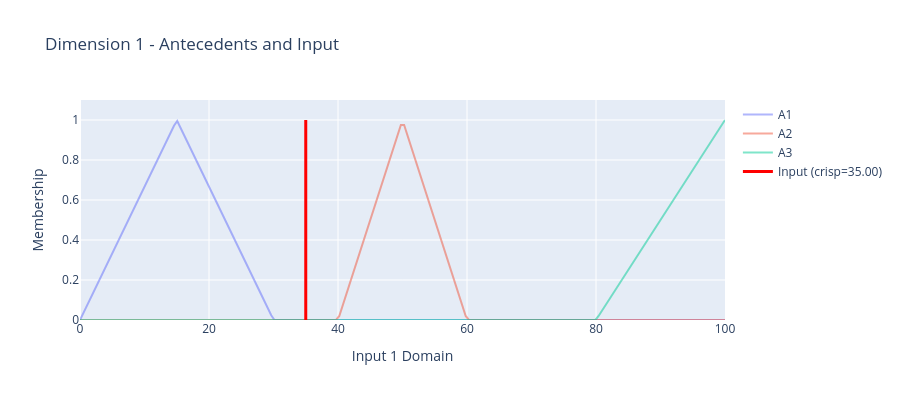
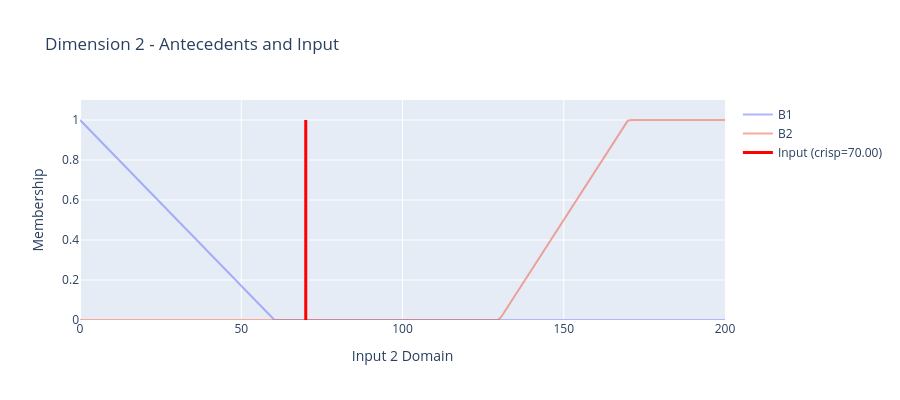
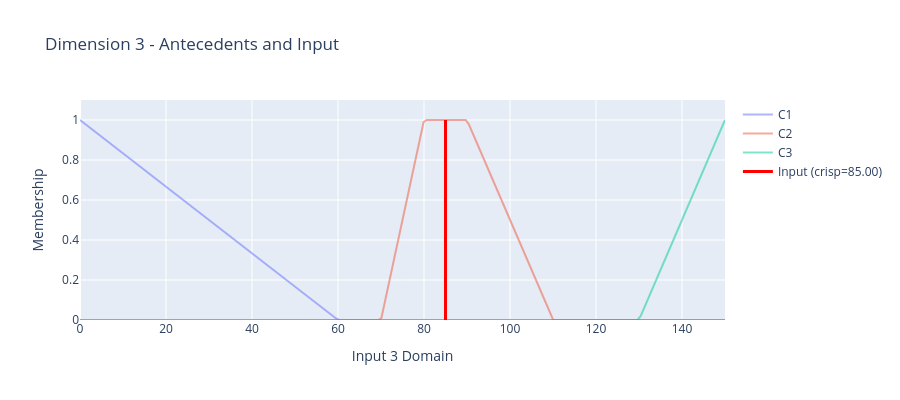
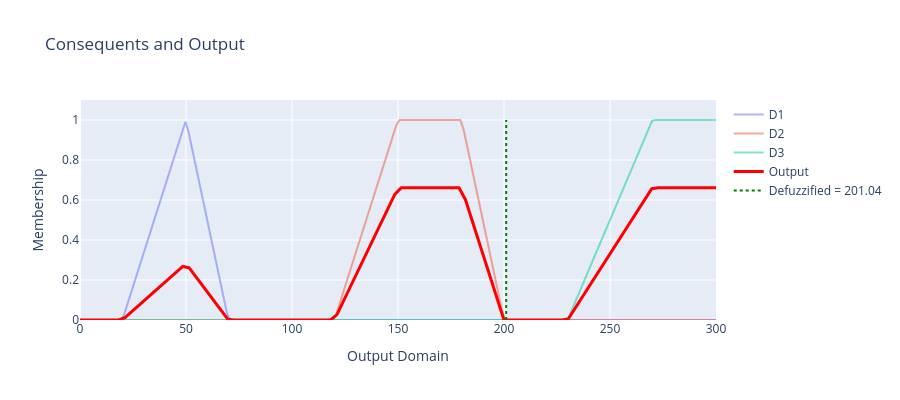

These figures' notebook cell, in order:
### Code cell
# Plot antecedents and inputs for each dimension + output
plot_results(rule_base_3d, input_list_3d, output_3d, U_3d, y_crisp_3d)

### Figure 1 — Plotly figure (JSON) as saved in the notebook; plotly's stock layout.template omitted (floating-point values rounded to 4 significant figures; data arrays with more than 128 entries replaced by an {"elided": "..."} marker saying what was removed)
{"data": [{"line": {"width": 2}, "mode": "lines", "name": "A1", "opacity": 0.5, "type": "scatter", "x": {"elided": "200 float values"}, "y": {"elided": "200 float values"}}, {"line": {"width": 2}, "mode": "lines", "name": "A2", "opacity": 0.5, "type": "scatter", "x": {"elided": "200 float values"}, "y": {"elided": "200 float values"}}, {"line": {"width": 2}, "mode": "lines", "name": "A3", "opacity": 0.5, "type": "scatter", "x": {"elided": "200 float values"}, "y": {"elided": "200 float values"}}, {"line": {"color": "red", "width": 3}, "mode": "lines", "name": "Input (crisp=35.00)", "type": "scatter", "x": [35, 35], "y": [0, 1]}], "layout": {"height": 400, "showlegend": true, "title": {"text": "Dimension 1 - Antecedents and Input"}, "xaxis": {"title": {"text": "Input 1 Domain"}}, "yaxis": {"range": [0, 1.1], "title": {"text": "Membership"}}}}

### Figure 2 — Plotly figure (JSON) as saved in the notebook; plotly's stock layout.template omitted (floating-point values rounded to 4 significant figures; data arrays with more than 128 entries replaced by an {"elided": "..."} marker saying what was removed)
{"data": [{"line": {"width": 2}, "mode": "lines", "name": "B1", "opacity": 0.5, "type": "scatter", "x": {"elided": "200 float values"}, "y": {"elided": "200 float values"}}, {"line": {"width": 2}, "mode": "lines", "name": "B2", "opacity": 0.5, "type": "scatter", "x": {"elided": "200 float values"}, "y": {"elided": "200 float values"}}, {"line": {"color": "red", "width": 3}, "mode": "lines", "name": "Input (crisp=70.00)", "type": "scatter", "x": [70, 70], "y": [0, 1]}], "layout": {"height": 400, "showlegend": true, "title": {"text": "Dimension 2 - Antecedents and Input"}, "xaxis": {"title": {"text": "Input 2 Domain"}}, "yaxis": {"range": [0, 1.1], "title": {"text": "Membership"}}}}

### Figure 3 — Plotly figure (JSON) as saved in the notebook; plotly's stock layout.template omitted (floating-point values rounded to 4 significant figures; data arrays with more than 128 entries replaced by an {"elided": "..."} marker saying what was removed)
{"data": [{"line": {"width": 2}, "mode": "lines", "name": "C1", "opacity": 0.5, "type": "scatter", "x": {"elided": "200 float values"}, "y": {"elided": "200 float values"}}, {"line": {"width": 2}, "mode": "lines", "name": "C2", "opacity": 0.5, "type": "scatter", "x": {"elided": "200 float values"}, "y": {"elided": "200 float values"}}, {"line": {"width": 2}, "mode": "lines", "name": "C3", "opacity": 0.5, "type": "scatter", "x": {"elided": "200 float values"}, "y": {"elided": "200 float values"}}, {"line": {"color": "red", "width": 3}, "mode": "lines", "name": "Input (crisp=85.00)", "type": "scatter", "x": [85, 85], "y": [0, 1]}], "layout": {"height": 400, "showlegend": true, "title": {"text": "Dimension 3 - Antecedents and Input"}, "xaxis": {"title": {"text": "Input 3 Domain"}}, "yaxis": {"range": [0, 1.1], "title": {"text": "Membership"}}}}

### Figure 4 — Plotly figure (JSON) as saved in the notebook; plotly's stock layout.template omitted (floating-point values rounded to 4 significant figures; data arrays with more than 128 entries replaced by an {"elided": "..."} marker saying what was removed)
{"data": [{"line": {"width": 2}, "mode": "lines", "name": "D1", "opacity": 0.5, "type": "scatter", "x": {"elided": "200 float values"}, "y": {"elided": "200 float values"}}, {"line": {"width": 2}, "mode": "lines", "name": "D2", "opacity": 0.5, "type": "scatter", "x": {"elided": "200 float values"}, "y": {"elided": "200 float values"}}, {"line": {"width": 2}, "mode": "lines", "name": "D3", "opacity": 0.5, "type": "scatter", "x": {"elided": "200 float values"}, "y": {"elided": "200 float values"}}, {"line": {"color": "red", "width": 3}, "mode": "lines", "name": "Output", "type": "scatter", "x": [0.0, 3.03, 6.061, 9.091, 12.12, 15.15, 18.18, 21.21, 24.24, 27.27, 30.3, 33.33, 36.36, 39.39, 42.42, 45.45, 48.48, 51.52, 54.55, 57.58, 60.61, 63.64, 66.67, 69.7, 72.73, 75.76, 78.79, 81.82, 84.85, 87.88, 90.91, 93.94, 96.97, 100.0, 103.0, 106.1, 109.1, 112.1, 115.2, 118.2, 121.2, 124.2, 127.3, 130.3, 133.3, 136.4, 139.4, 142.4, 145.5, 148.5, 151.5, 154.5, 157.6, 160.6, 163.6, 166.7, 169.7, 172.7, 175.8, 178.8, 181.8, 184.8, 187.9, 190.9, 193.9, 197.0, 200.0, 203.0, 206.1, 209.1, 212.1, 215.2, 218.2, 221.2, 224.2, 227.3, 230.3, 233.3, 236.4, 239.4, 242.4, 245.5, 248.5, 251.5, 254.5, 257.6, 260.6, 263.6, 266.7, 269.7, 272.7, 275.8, 278.8, 281.8, 284.8, 287.9, 290.9, 293.9, 297.0, 300.0], "y": [0.0, 0.0, 0.0, 0.0, 0.0, 0.0, 0.0, 0.01139, 0.03986, 0.06833, 0.0968, 0.1253, 0.1537, 0.1822, 0.2107, 0.2392, 0.2676, 0.2605, 0.2178, 0.1751, 0.1324, 0.08968, 0.04698, 0.004271, 0.0, 0.0, 0.0, 0.0, 0.0, 0.0, 0.0, 0.0, 0.0, 0.0, 0.0, 0.0, 0.0, 0.0, 0.0, 0.0, 0.02673, 0.09356, 0.1604, 0.2272, 0.2941, 0.3609, 0.4277, 0.4945, 0.5614, 0.6282, 0.6616, 0.6616, 0.6616, 0.6616, 0.6616, 0.6616, 0.6616, 0.6616, 0.6616, 0.6616, 0.6015, 0.5012, 0.401, 0.3007, 0.2005, 0.1002, 0.0, 0.0, 0.0, 0.0, 0.0, 0.0, 0.0, 0.0, 0.0, 0.0, 0.005012, 0.05514, 0.1053, 0.1554, 0.2055, 0.2556, 0.3058, 0.3559, 0.406, 0.4561, 0.5062, 0.5564, 0.6065, 0.6566, 0.6616, 0.6616, 0.6616, 0.6616, 0.6616, 0.6616, 0.6616, 0.6616, 0.6616, 0.6616]}, {"line": {"color": "green", "dash": "dot", "width": 2}, "mode": "lines", "name": "Defuzzified = 201.04", "type": "scatter", "x": [201.0, 201.0], "y": [0, 1]}], "layout": {"height": 400, "showlegend": true, "title": {"text": "Consequents and Output"}, "xaxis": {"title": {"text": "Output Domain"}}, "yaxis": {"range": [0, 1.1], "title": {"text": "Membership"}}}}
